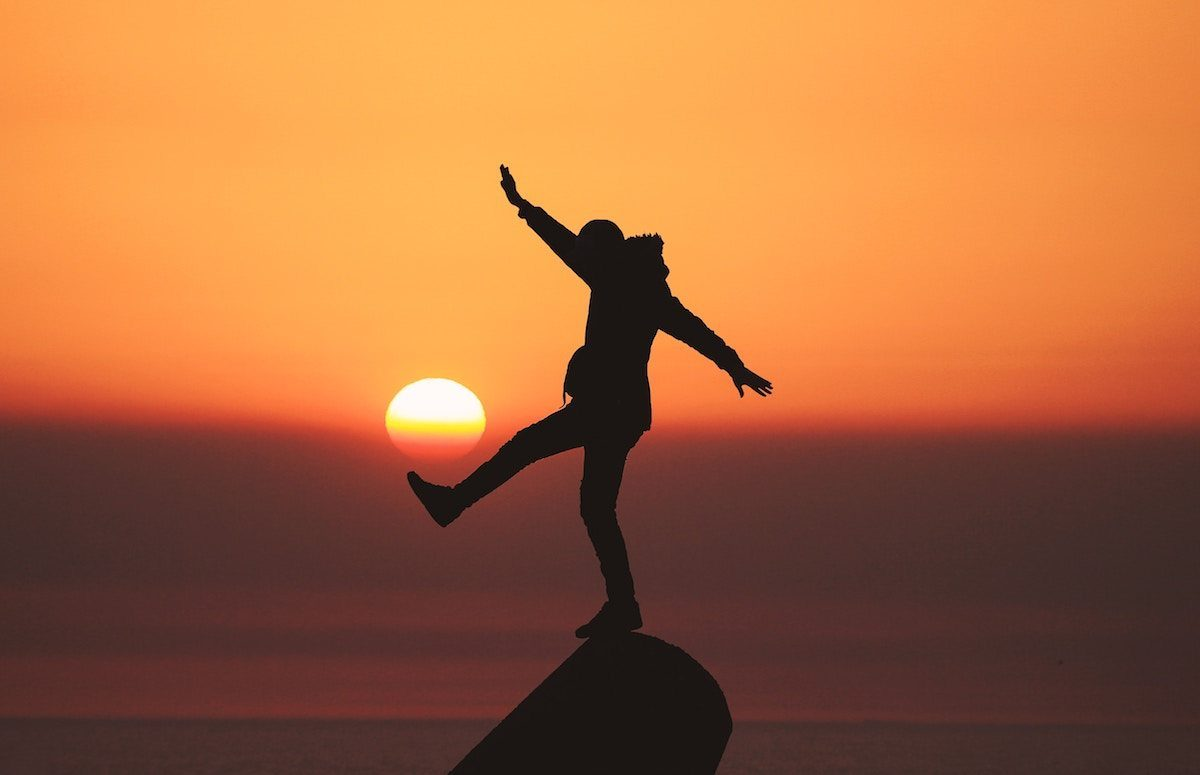
#> input picture foto1.jpg, 1200 x 775 px
$ python Convolution_individual.py
#> lines starting #> are read from the running program, lines starting #| are printed output that depends on the picture
"Se importa numpy"
import numpy as np
import cv2

"Se crea la variable para introducir el archivo (imagen)"
imagen = input('Escriba el nombre del archivo: ')
#> the answer given: foto1.jpg
img = cv2.imread(imagen, cv2.IMREAD_GRAYSCALE)
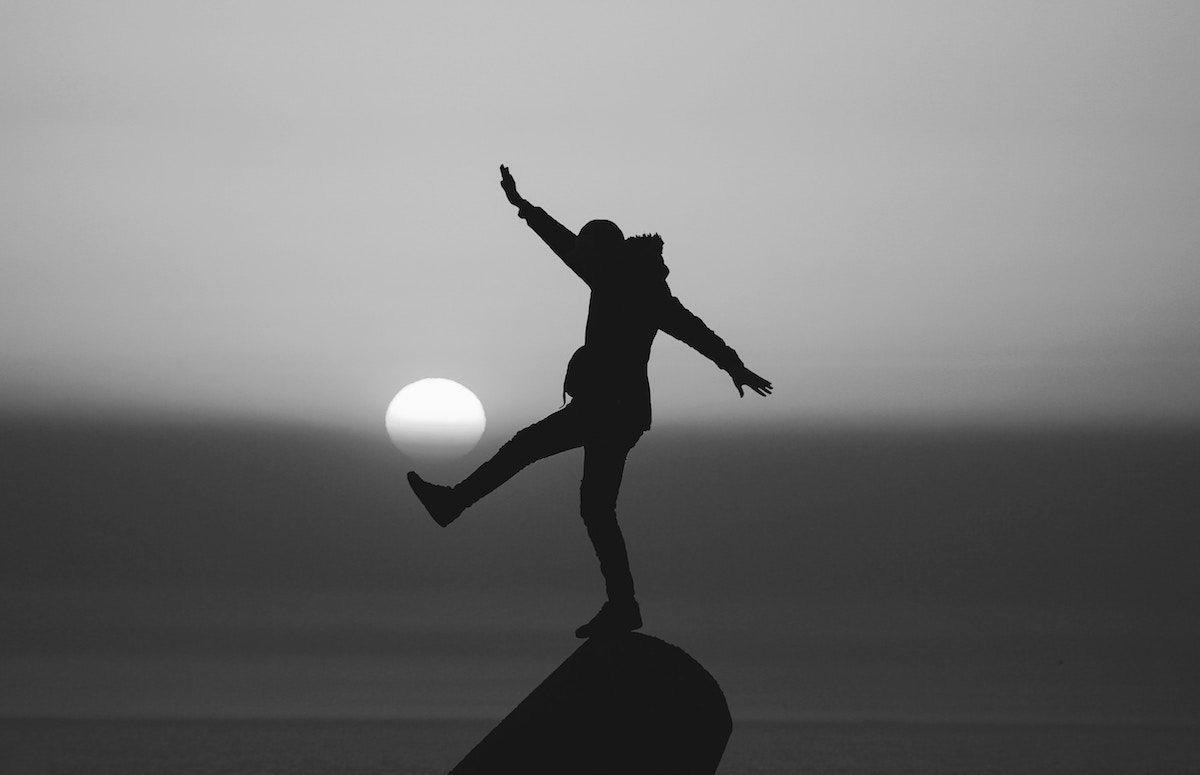
#> img: shape (775, 1200); min 0, max 255, mean 117.3
"Se establecen las matrices a utilizar"
mat = np.matrix(img)
kernel = np.matrix('1 1 1; 0 0 0; 2 10 3')
row = (np.shape(mat)[0] - (np.shape(kernel)[0]/2) * 2) + 1
#> row = 773
col = (np.shape(mat)[1] - (np.shape(kernel)[1]/2) * 2) + 1
#> col = 1198

"Matriz final"
final = np.zeros((int(row), int(col)), dtype = int)

"Se establece la variable en cero"
num1 = 0
for i in range (np.shape(mat)[0] - np.shape(kernel)[0] + 1):
    for j in range (np.shape(mat)[1] - np.shape(kernel)[1] + 1):
        num1 += np.multiply((mat[i:i + (np.shape(kernel)[0]), j:j + (np.shape(kernel)[1])]), kernel)
        final[i][j] = num1.sum()
        num1 = 0
print(final)
#> (printed output is left out)
